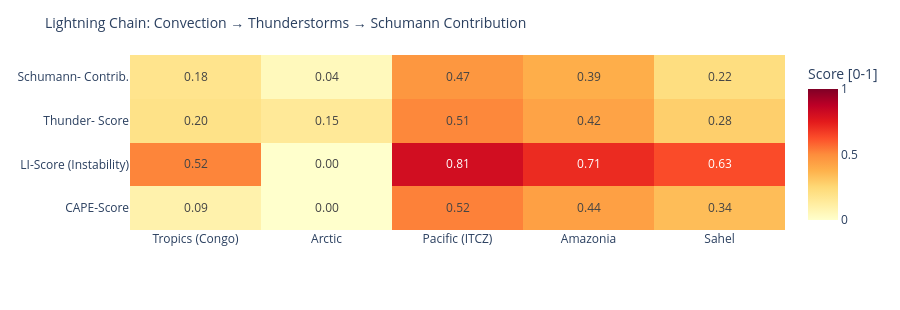

Notebook code cell kept with this figure:
### Code cell
# ============================================================
# LIGHTNING CHAIN: Convection → Thunderstorms → Schumann
# Shows the causal chain per measurement point as heatmap
# ============================================================

def cape_score(v):
    """CAPE → normalized score [0,1]"""
    if v is None or pd.isna(v): return 0.0
    return min(1.0, float(v) / 3000)

def li_score(v):
    """Lifted Index: negative = unstable → score [0,1]"""
    if v is None or pd.isna(v): return 0.3
    return min(1.0, max(0.0, (-float(v) + 6) / 12))

def cloud_score(v):
    if v is None or pd.isna(v): return 0.3
    return float(v) / 100

def thunder_score(row):
    """Kombinierter Gewitterwahrscheinlichkeits-Score
    CAPE + LI + Bedeckung + WMO-Gewitter + konvektiver Niederschlag (showers)
    Hinweis: X-Ray und Kp sind kein Bestandteil – nur geomagn./solarer Kontext.
    """
    cs = cape_score(row.get('cape'))
    ls = li_score(row.get('li'))
    cl = cloud_score(row.get('cloud'))
    t  = 1.0 if row.get('thunderstorm') else 0.0
    # Convective precipitation (showers) as additional indicator
    sh = min(1.0, (row.get('showers') or 0) / 5.0)
    return round(cs * 0.30 + ls * 0.25 + cl * 0.15 + t * 0.20 + sh * 0.10, 3)

def schumann_contribution(t_score, lat):
    """Schumann contribution: higher in tropics (±30°), scaled by thunderstorm score"""
    lat_weight = max(0.3, 1.0 - abs(lat) / 60)
    return round(t_score * lat_weight, 3)

df_atm['cape_score']   = df_atm.apply(lambda r: cape_score(r['cape']), axis=1)
df_atm['li_score']     = df_atm.apply(lambda r: li_score(r['li']),    axis=1)
df_atm['thunder_score']= df_atm.apply(lambda r: thunder_score(r.to_dict()), axis=1)
df_atm['schumann_contribution'] = df_atm.apply(
    lambda r: schumann_contribution(r['thunder_score'], r['lat']), axis=1)

metrics = ['cape_score', 'li_score', 'thunder_score', 'schumann_contribution']
labels  = ['CAPE-Score', 'LI-Score\n(Instability)', 'Thunder-\nScore', 'Schumann-\nContrib.']
z_data  = [df_atm[m].tolist() for m in metrics]

fig = go.Figure(go.Heatmap(
    z=z_data,
    x=df_atm['point'].tolist(),
    y=labels,
    colorscale='YlOrRd',
    zmin=0, zmax=1,
    text=[[f'{v:.2f}' for v in row] for row in z_data],
    texttemplate='%{text}', textfont=dict(size=12),
    colorbar=dict(title='Score [0-1]')
))
fig.update_layout(
    title=dict(text='Lightning Chain: Convection → Thunderstorms → Schumann Contribution', font=dict(size=14)),
    height=310,
    plot_bgcolor='rgba(0,0,0,0)', paper_bgcolor='rgba(0,0,0,0)',
    margin=dict(l=130, r=80, t=55, b=80)
)
fig.show()

### Figure 1 — Plotly figure (JSON) as saved in the notebook; plotly's stock layout.template omitted (floating-point values rounded to 4 significant figures)
{"data": [{"colorbar": {"title": {"text": "Score [0-1]"}}, "colorscale": [[0.0, "rgb(255,255,204)"], [0.125, "rgb(255,237,160)"], [0.25, "rgb(254,217,118)"], [0.375, "rgb(254,178,76)"], [0.5, "rgb(253,141,60)"], [0.625, "rgb(252,78,42)"], [0.75, "rgb(227,26,28)"], [0.875, "rgb(189,0,38)"], [1.0, "rgb(128,0,38)"]], "text": [["0.09", "0.00", "0.52", "0.44", "0.34"], ["0.52", "0.00", "0.81", "0.71", "0.63"], ["0.20", "0.15", "0.51", "0.42", "0.28"], ["0.18", "0.04", "0.47", "0.39", "0.22"]], "textfont": {"size": 12}, "texttemplate": "%{text}", "type": "heatmap", "x": ["Tropics (Congo)", "Arctic", "Pacific (ITCZ)", "Amazonia", "Sahel"], "y": ["CAPE-Score", "LI-Score\n(Instability)", "Thunder-\nScore", "Schumann-\nContrib."], "z": [[0.09, 0.0, 0.5233, 0.4367, 0.34], [0.5167, 0.0, 0.8083, 0.7083, 0.6333], [0.195, 0.15, 0.509, 0.425, 0.281], [0.182, 0.045, 0.467, 0.39, 0.22]], "zmax": 1, "zmin": 0}], "layout": {"height": 310, "margin": {"b": 80, "l": 130, "r": 80, "t": 55}, "paper_bgcolor": "rgba(0,0,0,0)", "plot_bgcolor": "rgba(0,0,0,0)", "title": {"font": {"size": 14}, "text": "Lightning Chain: Convection → Thunderstorms → Schumann Contribution"}}}
